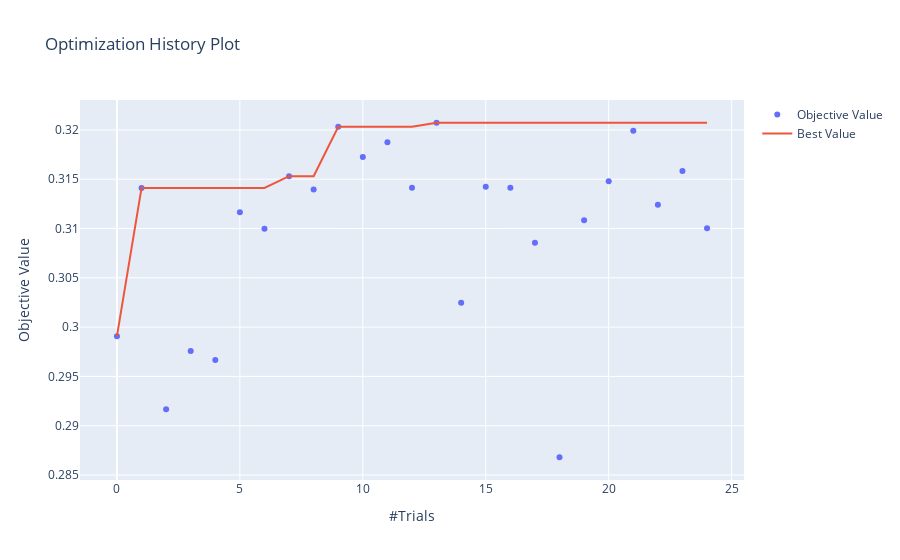

Notebook source saved alongside this figure:
### Code cell
plot_optimization_history(study)

### Figure 1 — Plotly figure (JSON) as saved in the notebook; plotly's stock layout.template omitted (floating-point values rounded to 4 significant figures)
{"data": [{"mode": "markers", "name": "Objective Value", "type": "scatter", "x": [0, 1, 2, 3, 4, 5, 6, 7, 8, 9, 10, 11, 12, 13, 14, 15, 16, 17, 18, 19, 20, 21, 22, 23, 24], "y": [0.2991, 0.3141, 0.2917, 0.2976, 0.2967, 0.3117, 0.31, 0.3153, 0.314, 0.3203, 0.3173, 0.3187, 0.3141, 0.3207, 0.3025, 0.3142, 0.3141, 0.3085, 0.2868, 0.3108, 0.3148, 0.3199, 0.3124, 0.3158, 0.31]}, {"name": "Best Value", "type": "scatter", "x": [0, 1, 2, 3, 4, 5, 6, 7, 8, 9, 10, 11, 12, 13, 14, 15, 16, 17, 18, 19, 20, 21, 22, 23, 24], "y": [0.2991, 0.3141, 0.3141, 0.3141, 0.3141, 0.3141, 0.3141, 0.3153, 0.3153, 0.3203, 0.3203, 0.3203, 0.3203, 0.3207, 0.3207, 0.3207, 0.3207, 0.3207, 0.3207, 0.3207, 0.3207, 0.3207, 0.3207, 0.3207, 0.3207]}], "layout": {"title": {"text": "Optimization History Plot"}, "xaxis": {"title": {"text": "#Trials"}}, "yaxis": {"title": {"text": "Objective Value"}}}}
